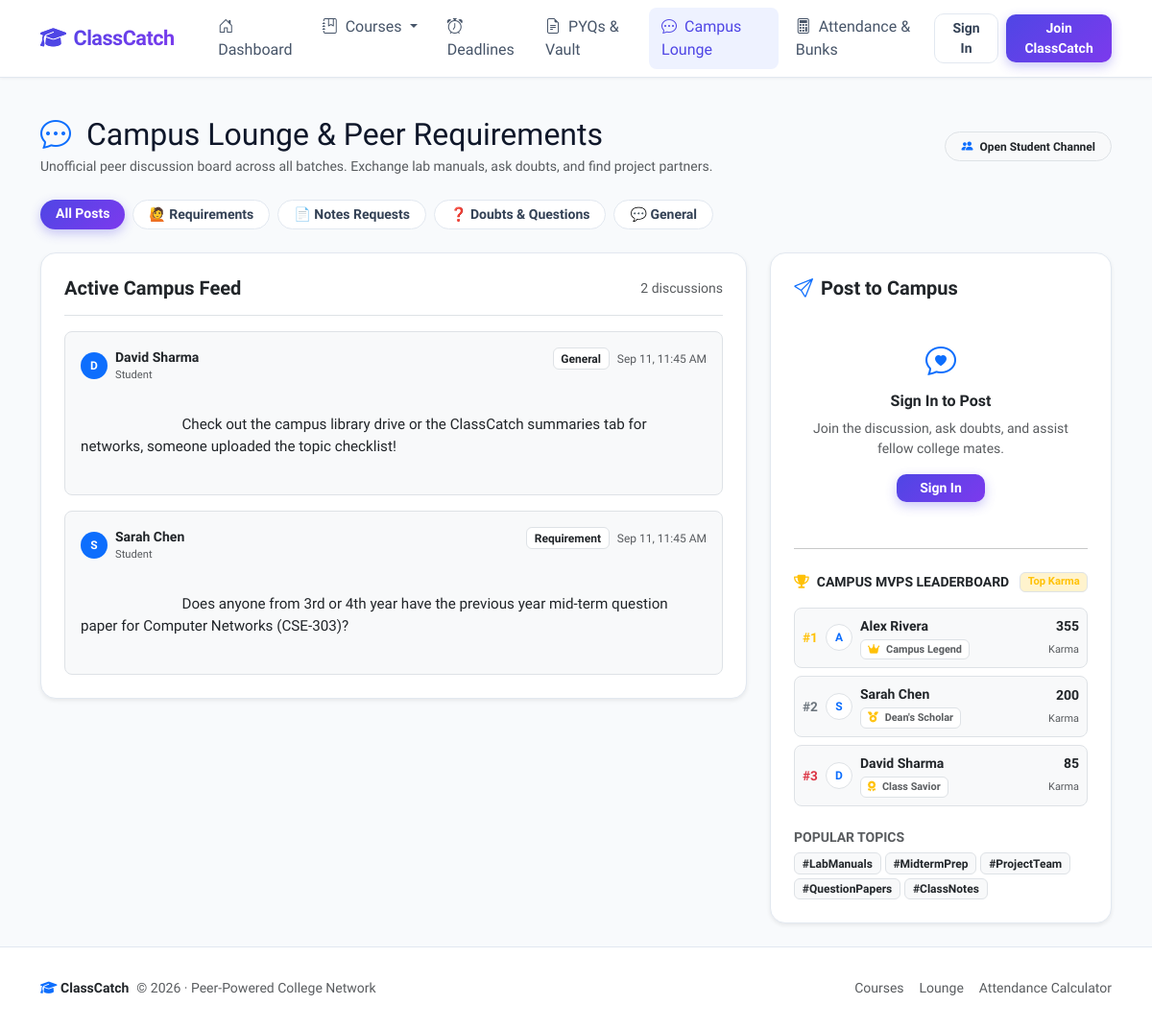
The page /lounge on the database as committed earlier.
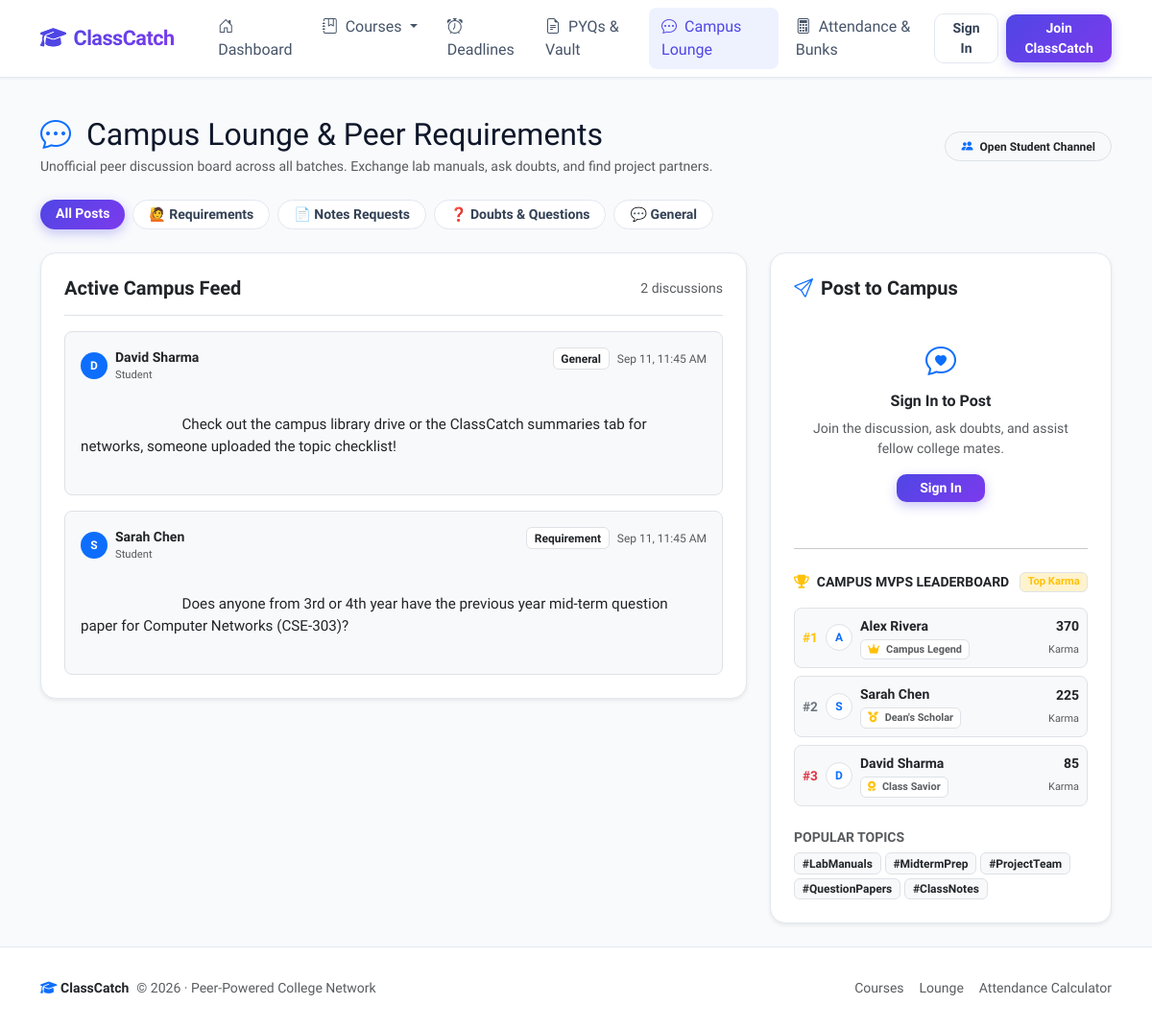
The same page on the database as committed later.
### models.py (models this page shows, shortened)
class User(UserMixin, db.Model):
    __tablename__ = 'users'
    id = db.Column(db.Integer, primary_key=True)
    name = db.Column(db.String(100), nullable=False)
    email = db.Column(db.String(120), unique=True, nullable=False, index=True)
    password_hash = db.Column(db.String(255), nullable=False)
    role = db.Column(db.String(20), default='student', nullable=False)
    avatar_color = db.Column(db.String(20), default='indigo', nullable=False)
    karma = db.Column(db.Integer, default=50, nullable=False)
    summaries = db.relationship('Summary', backref='author', lazy=True, cascade='all, delete-orphan')
    chats = db.relationship('ChatMessage', backref='author', lazy=True, cascade='all, delete-orphan')
    announcements = db.relationship('Announcement', backref='author', lazy=True, cascade='all, delete-orphan')
    attendance_records = db.relationship('AttendanceRecord', backref='student', lazy=True, cascade='all, delete-orphan')
    deadlines = db.relationship('Deadline', backref='author', lazy=True, cascade='all, delete-orphan')
    resources = db.relationship('Resource', backref='author', lazy=True, cascade='all, delete-orphan')
    @property
    def badge(self):
        if self.karma >= 300:
            return {'name': 'Campus Legend', 'icon': 'fa-crown', 'color': 'warning', 'level': 4}
        elif self.karma >= 150:
            return {'name': "Dean's Scholar", 'icon': 'fa-medal', 'color': 'primary', 'level': 3}
        elif self.karma >= 75:
            return {'name': 'Class Savior', 'icon': 'fa-award', 'color': 'info', 'level': 2}
        else:
            return {'name': 'Rising Contributor', 'icon': 'fa-star', 'color': 'secondary', 'level': 1}

### app.py (the view, shortened to what this page needs)
@app.route('/lounge', methods=['GET', 'POST'])
def lounge():
    form = ChatMessageForm()
    category_filter = request.args.get('category')
    query = ChatMessage.query.filter_by(course_id=None)
    if category_filter and category_filter != 'All':
        query = query.filter_by(category=category_filter)
    messages = query.order_by(ChatMessage.created_at.desc()).limit(50).all()
    top_contributors = User.query.order_by(User.karma.desc()).limit(5).all()
    return render_template(
        'lounge.html',
        title='Campus Lounge & Requirements',
        form=form,
        messages=messages,
        category_filter=category_filter,
        top_contributors=top_contributors
    )

### app.py (called while the page is built)
@app.context_processor
def inject_globals():
    all_courses = Course.query.order_by(Course.code).all() if Course.query else []
    return {
        'today': date.today(),
        'current_year': datetime.now().year,
        'global_courses': all_courses
    }

### templates/lounge.html (shortened to what the changed rows need)
{% extends "base.html" %}
{% block content %}
<div class="d-flex flex-wrap justify-content-between align-items-center mb-4">
    <div>
        <h2 class="fw-extrabold mb-1"><i class="bi bi-chat-dots text-primary me-2"></i> Campus Lounge & Peer Requirements</h2>
    </div>
</div>
<div class="row g-4">
    <div class="col-lg-4">
        <div class="card card-modern p-4 bg-white shadow-sm sticky-top" style="top: 85px;">
            <div class="d-flex flex-column gap-2 mb-4">
                {% for top_u in top_contributors %}
                    <div class="p-2 rounded-3 bg-light border d-flex justify-content-between align-items-center">
                        <div class="d-flex align-items-center gap-2">
                            <span class="fw-bold {% if loop.index == 1 %}text-warning{% elif loop.index == 2 %}text-secondary{% elif loop.index == 3 %}text-danger{% else %}text-muted{% endif %}" style="width: 16px; font-size: 0.85rem;">
                                #{{ loop.index }}
                            </span>
                            <div class="avatar-sm rounded-circle bg-white border text-primary fw-bold d-flex align-items-center justify-content-center" style="width: 28px; height: 28px; font-size: 0.75rem;">
                                {{ top_u.name[0]|upper }}
                            </div>
                            <div>
                                <div class="fw-bold small text-dark">{{ top_u.name }}</div>
                                <div class="badge bg-white text-muted border" style="font-size: 0.68rem;">
                                    <i class="fa-solid {{ top_u.badge.icon }} text-warning me-1"></i> {{ top_u.badge.name }}
                                </div>
                            </div>
                        </div>
                        <div class="text-end">
                            <div class="fw-bold text-dark small">{{ top_u.karma }}</div>
                            <span class="text-muted" style="font-size: 0.68rem;">Karma</span>
                        </div>
                    </div>
                {% endfor %}
            </div>
        </div>
    </div>
</div>
{% endblock %}

Rows that differ between the two databases and show on the page:
changed User "Alex Rivera": karma "355" → "370"
changed User "Sarah Chen": karma "200" → "225"
